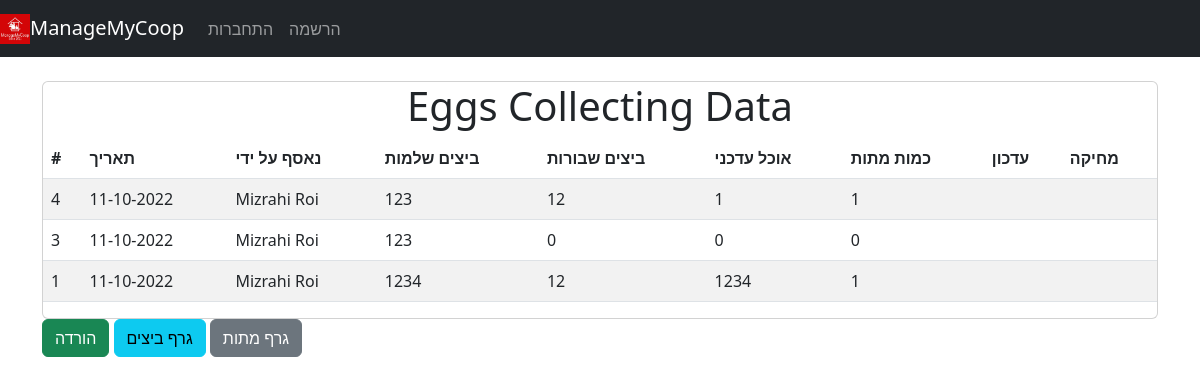
Page /collections on the earlier database version.
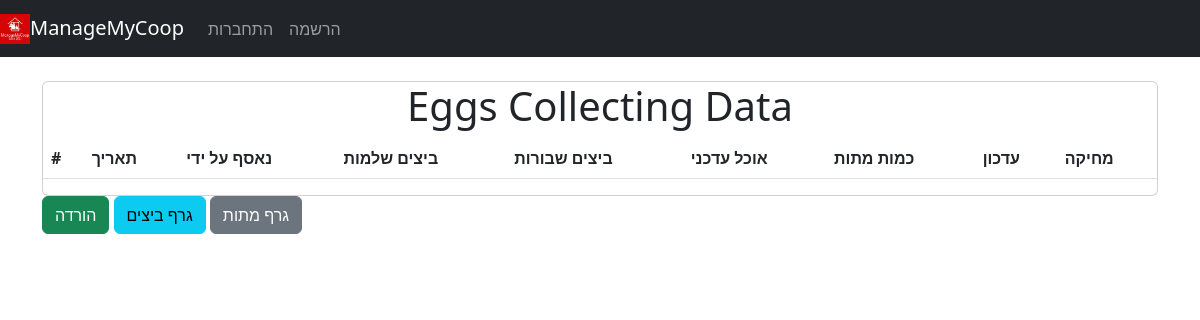
Same page on the later database version.
### application/models.py (models this page shows, shortened)
class EggPost(db.Model):
    users = db.relationship(User)
    id = db.Column(db.Integer , primary_key = True)
    user_id = db.Column(db.Integer, db.ForeignKey('users.id'),nullable=False)
    date = db.Column(db.DateTime,nullable=False, default=datetime.utcnow)
    eggs_amount = db.Column(db.Integer, nullable= True)
    broken_eggs = db.Column(db.Integer, nullable= True)
    current_food = db.Column(db.Integer, nullable= True)
    dead_chicken = db.Column(db.Integer, nullable= True)

class User(db.Model,UserMixin):
    __tablename__ = 'users'
    id = db.Column(db.Integer , primary_key = True)
    profile_image = db.Column(db.String(64), nullable= False, default = 'default_profile.png')
    email = db.Column(db.String(64), unique =True, index = True)
    username = db.Column(db.String(64), unique= True, index = True)
    first_name = db.Column(db.String(64), nullable= False)
    last_name = db.Column(db.String(64), nullable= False)
    phone = db.Column(db.String(64), nullable= False)
    password_hash = db.Column(db.String(128))
    posts = db.relationship('EggPost', backref='collector', lazy = True)

### application/core/views.py (the view)
@core.route('/collections')
def index():
    page = request.args.get('page', 1, type = int)
    egg_posts = EggPost.query.order_by(EggPost.date.desc()).paginate(page= page, per_page = 10)
    return render_template('index.html', egg_posts = egg_posts)

### application/templates/index.html
{% extends "base.html" %}
{% block content %}
<br>
<div class="card w-100">
<div class="jumbotron" align = 'center'>
  <h1>Eggs Collecting Data</h1>
</div>
  <table class="table table-striped align-middle">
    <thead>
      <tr>
        <th scope="col">#</th>
        <th scope="col">תאריך</th>
        <th scope="col">נאסף על ידי</th>
        <th scope="col">ביצים שלמות</th>
        <th scope="col">ביצים שבורות</th>
        <th scope="col">אוכל עדכני</th>
        <th scope="col">כמות מתות</th>
        <th scope="col">עדכון</th>
        <th scope="col">מחיקה</th>
      </tr>
    </thead>
    <tbody>
      {% for post in egg_posts.items %}
        <tr>
          <td>{{ post.id }}</td>
          <td>{{ post.date.strftime('%d-%m-%Y') }}</td>
          <td>{{ post.collector.last_name }} {{ post.collector.first_name }}</td>
          <td>{{ post.eggs_amount }}</td>
          <td>{{ post.broken_eggs }}</td>
          <td>{{ post.current_food }}</td>
          <td>{{ post.dead_chicken }}</td>
          <td>{% if post.collector == current_user %} <a  class="btn btn-warning" href="{{url_for('egg_posts.update', egg_post_id = post.id)}}">עדכון</a>{% endif %}</td>
          <td>{% if post.collector == current_user %} <a class="btn btn-danger" href="{{url_for('egg_posts.egg_post' , egg_post_id=post.id)}}">מחיקה</a>{% endif %} </td>
        </tr>
      {% endfor %}
    </tbody>
</table>
</div>
<a class="btn btn-success" href="{{url_for('egg_posts.download')}}">הורדה</a>
<a class="btn btn-info" href="{{url_for('egg_posts.ploteggs')}}">גרף ביצים</a>
<a class="btn btn-secondary" href="{{url_for('egg_posts.plotdead')}}">גרף מתות</a>
{% endblock %}

### application/templates/base.html (shortened to what this page needs)
<!DOCTYPE html>
<html lang="en" dir="ltr">
  <head>
<link href="https://cdn.jsdelivr.net/npm/bootstrap@5.2.0-beta1/dist/css/bootstrap.min.css" rel="stylesheet">
  </head>
  <body>
    <nav class="navbar navbar-expand-lg navbar-dark bg-dark">
      <a class="navbar-brand" href="{{url_for('core.info')}}"><img src="{{ url_for('static', filename='images/logo.png') }}" alt="" width="30" height="30" class="d-inline-block align-text-top">ManageMyCoop</a>
    <div class="navbar-nav">
      {% if current_user.is_authenticated %}
      <a class="nav-item nav-link" href="{{url_for('core.index')}}">טבלת נתונים</a>
      <a class="nav-item nav-link" href="{{url_for('machine.predict')}}">חיזוי</a>
      <a class="nav-item nav-link" href="{{url_for('egg_posts.create_post')}}">איסוף ביצים</a>
      <a class="nav-item nav-link" href="{{url_for('users.account')}}">משתמש</a>
      <a class="nav-item nav-link" href="{{url_for('users.logout')}}">התנתקות</a>
      {% else %}
      <a class="nav-item nav-link" href="{{url_for('users.login')}}">התחברות</a>
      <a class="nav-item nav-link" href="{{url_for('users.register')}}">הרשמה</a>
      {% endif %}
  </div>
</nav>
<div class="container">
  {% block content %}
  {% endblock %}
</div>
  </body>
</html>

### application/templates/base.html (style rules this page uses)
body { background-image: url(https://cdn.pixabay.com/photo/2017/04/16/00/03/egg-2233677_1280.jpg); background-repeat: no-repeat; background-attachment: fixed; background-size: 100% 100%; }

Differences in the rows shown:
removed EggPost: id "4", date "11-10-2022", collector.last_name "Mizrahi", collector.first_name "Roi", eggs_amount "123", broken_eggs "12", current_food "1", dead_chicken "1"
removed EggPost: id "3", date "11-10-2022", collector.last_name "Mizrahi", collector.first_name "Roi", eggs_amount "123", broken_eggs "0", current_food "0", dead_chicken "0"
removed EggPost: id "1", date "11-10-2022", collector.last_name "Mizrahi", collector.first_name "Roi", eggs_amount "1234", broken_eggs "12", current_food "1234", dead_chicken "1"
